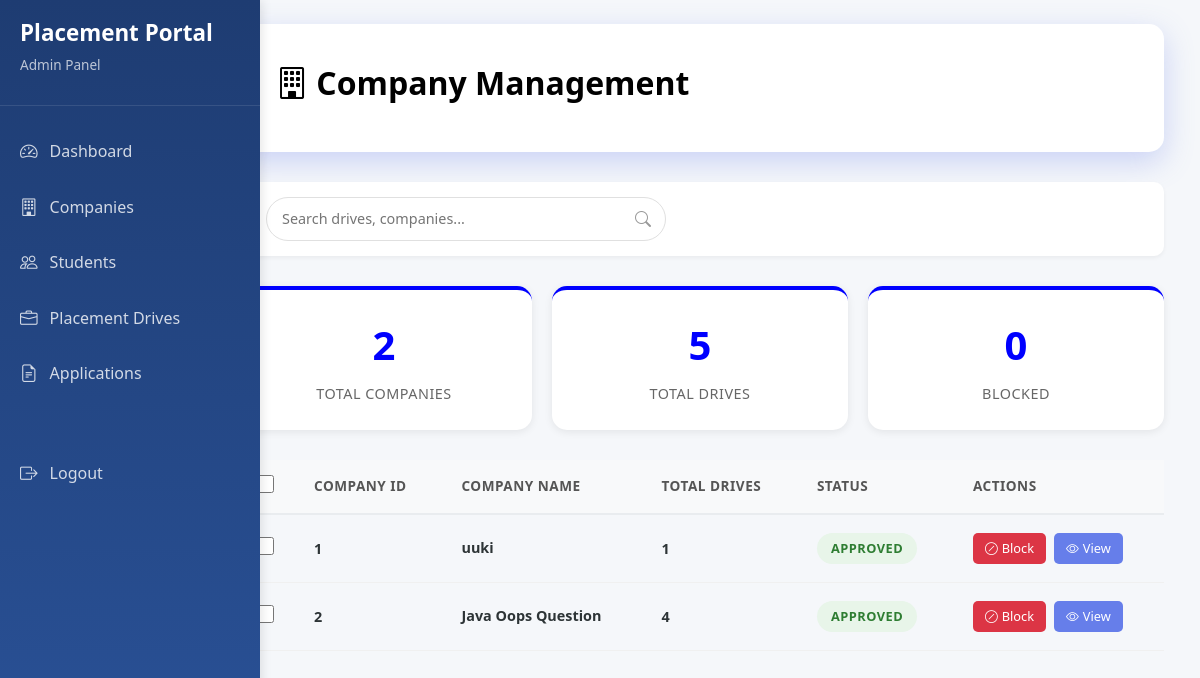
Screenshot of /admin/companies (signed in) with the database file from the repository.
### portal/models.py (models this page shows)
class Company(db.Model,UserMixin):
    __tablename__ = 'companies'
    id = db.Column(db.Integer , primary_key = True)
    user_id = db.Column(db.Integer,db.ForeignKey('users.id'),nullable = False)
    company_name = db.Column(db.String(100) , unique = True, nullable = False)
    hr_contact = db.Column(db.String(20) , unique = True)
    website = db.Column(db.String(200))
    approval_status = db.Column(db.String(20) , default = 'APPROVED') #APPROVED , PENDING , REJECTED
    is_blacklisted = db.Column(db.Boolean , default = False)

### app.py (the view)
@app.route('/admin/companies')
@login_required
def admin_companies():
    com_det = Company.query.all()
    total_blocked = Company.query.filter(Company.approval_status != 'APPROVED').all()
    drive = Drive.query.all()
    return render_template('admin/admin_companies.html', com_det = com_det,drive = drive,t_c = len(com_det) , t_d = len(drive) ,t_b = len(total_blocked) )

### app.py (called while the page is built)
@login_manager.user_loader
def load_user(user_id):
    return User.query.get(int(user_id))

### templates/admin/admin_companies.html (shortened to what this page needs)
{% extends "admin/admin_base.html" %}
{% block content %}
<div class="header">
    <h1><i class="bi bi-building"></i> Company Management</h1>
</div>
<div class="nav">
    <div class="search">
        <input type="text" placeholder="Search drives, companies..." name="search">
        <i class="bi bi-search"></i>
    </div>
</div>
<div class="stats">
    <div class="stat hov">
        <div class="stat-number">{{t_c}}</div>
        <div class="stat-label">Total Companies</div>
    </div>
    <div class="stat hov applied">
        <div class="stat-number">{{t_d}}</div>
        <div class="stat-label">Total Drives</div>
    </div>
    <div class="stat hovr rejected">
        <div class="stat-number">{{t_b}}</div>
        <div class="stat-label">Blocked</div>
    </div>
</div>
<div id="tableView">
    <table class="app-tab">
        <thead>
            <tr>
                <th style="width: 40px;">
                    <input type="checkbox" class="table-checkbox">
                </th>
                <th>Company ID</th>
                <th>Company Name</th>
                <th>Total Drives</th>
                <th>Status</th>
                <th>Actions</th>
            </tr>
        </thead>
        <tbody>
            {% for c in com_det %}
            <tr>
                <td>
                    <input type="checkbox" class="table-checkbox app-checkbox" onchange="updateBulkActions()">
                </td>
                <td><strong>{{c.id}}</strong></td>
                <td>
                    <div class="s-cell">
                        <div class="stud-deta">
                            <div class="stud-name">{{c.company_name}}</div>
                        </div>
                    </div>
                </td>
                <td>
                    <div class="d-info">
                        {% set ns = namespace(count=0) %}
                        {% for d in drive %}
                        {% if d.company_id == c.id %}
                        {% set ns.count = ns.count + 1 %}
                        {% endif %}
                        {% endfor %}
                        <div class="drive-title-sm">{{ns.count}}</div>
                    </div>
                </td>
                <td>{% if c.approval_status == 'APPROVED' %}
                    <span class="status-badge status-selected">Approved</span>
                    {% elif c.approval_status == 'PENDING' %}
                    <span style="background-color: #fc6372;
                        color: white;" class="status-badge status-applied">Pending</span>
                    {% else %}
                    <span class="status-badge status-shortlisted">Rejected</span>
                    {% endif %}
                </td>
                <td>
                    <div class="t-a">
                        <a href="{{ url_for('Block_unblock', company_id=c.id) }}">
                            {% if c.approval_status == 'PENDING' or c.approval_status == 'REJECTED' %}
                            <button style="background-color: #28a745; color: white;" class="btn-sm btn-view">
                                <i class="bi bi-unlock"></i> Unblock
                            </button>
                            {% else %}
                            <button style="background-color: #dc3545; color: white;" class="btn-sm btn-view">
                                <i class="bi bi-slash-circle"></i> Block
                            </button>
                            {% endif %}
                        </a>
                        <a href="{{url_for('company_details', company_id = c.id)}}">
                            <button class="btn-sm btn-view">
                                <i class="bi bi-eye"></i> View
                            </button>
                        </a>
                    </div>
                </td>
            </tr>
            {% endfor %}
        </tbody>
    </table>
</div>
</div>
{% endblock %}

### templates/admin/admin_base.html (style rules this page uses)
* { margin: 0; padding: 0; box-sizing: border-box; }
body { font-family: 'Segoe UI', Tahoma, Geneva, Verdana, sans-serif; background: #f5f7fa; color: #333; }
.nav { background: white; padding: 15px 30px; border-radius: 10px; margin-bottom: 30px; box-shadow: 0 2px 4px rgba(0, 0, 0, 0.05); display: flex; justify-content: space-between; align-items: center; }
.search { flex: 1; max-width: 400px; position: relative; }
.search input { width: 100%; padding: 10px 40px 10px 15px; border: 1px solid #e0e0e0; border-radius: 25px; font-size: 0.9rem; }
.search i { position: absolute; right: 15px; top: 50%; transform: translateY(-50%); color: #999; }
.header { background-color: white; color: black; padding: 40px; border-radius: 15px; margin-bottom: 30px; box-shadow: 0 10px 30px rgba(102, 126, 234, 0.3); }
.header h1 { font-size: 2rem; margin-bottom: 10px; font-weight: 700; }
.stats { display: grid; grid-template-columns: repeat(auto-fit, minmax(200px, 1fr)); gap: 20px; margin-bottom: 30px; }
.stat { background: white; padding: 25px; border-radius: 12px; box-shadow: 0 2px 8px rgba(0, 0, 0, 0.08); text-align: center; transition: transform 0.3s ease, box-shadow 0.3s ease; border-top: 4px solid blue; }
.stat-number { font-size: 2.5rem; font-weight: 700; color: blue; margin-bottom: 8px; }
.stat-label { font-size: 0.9rem; color: #666; text-transform: uppercase; letter-spacing: 0.5px; font-weight: 500; }
.btn-view { background: blue; color: white; }
.app-tab { width: 100%; border-collapse: collapse; }
.app-tab thead { background: #f8f9fa; }
.app-tab th { padding: 15px 20px; text-align: left; font-size: 0.85rem; font-weight: 600; color: #555; text-transform: uppercase; letter-spacing: 0.5px; border-bottom: 2px solid #e9ecef; }
.app-tab tbody tr { border-bottom: 1px solid #f0f0f0; transition: all 0.3s ease; }
.app-tab td { padding: 18px 20px; font-size: 0.9rem; color: #2d3436; }
.table-checkbox { width: 18px; height: 18px; cursor: pointer; accent-color: #667eea; }
.s-cell { display: flex; align-items: center; gap: 12px; }
.stud-deta { display: flex; flex-direction: column; }
.stud-name { font-weight: 600; color: #2d3436; margin-bottom: 2px; }
.d-info { display: flex; flex-direction: column; gap: 3px; }
.drive-title-sm { font-weight: 600; color: #2d3436; }
.status-badge { display: inline-block; padding: 6px 14px; border-radius: 20px; font-size: 0.8rem; font-weight: 600; text-transform: uppercase; letter-spacing: 0.5px; }
.status-selected { background: #e8f5e9; color: #2e7d32; }
.t-a { display: flex; gap: 8px; }
.btn-sm { padding: 6px 12px; font-size: 0.8rem; border-radius: 5px; border: none; cursor: pointer; transition: all 0.3s ease; display: inline-flex; align-items: center; gap: 4px; }
.btn-view { background: #667eea; color: white; }

### templates/admin/admin_companies.html (style rules this page uses)
a { text-decoration: none; }
.hov { border-radius: 15px; }
.hovr { border-radius: 15px; }

### rows the page displays
Company: id "1", company_name "uuki", count "1", approval_status "APPROVED"
Company: id "2", company_name "Java Oops Question", count "4", approval_status "APPROVED"

### other values shown
{{ t_c }} "2"
{{ t_d }} "5"
{{ t_b }} "0"
